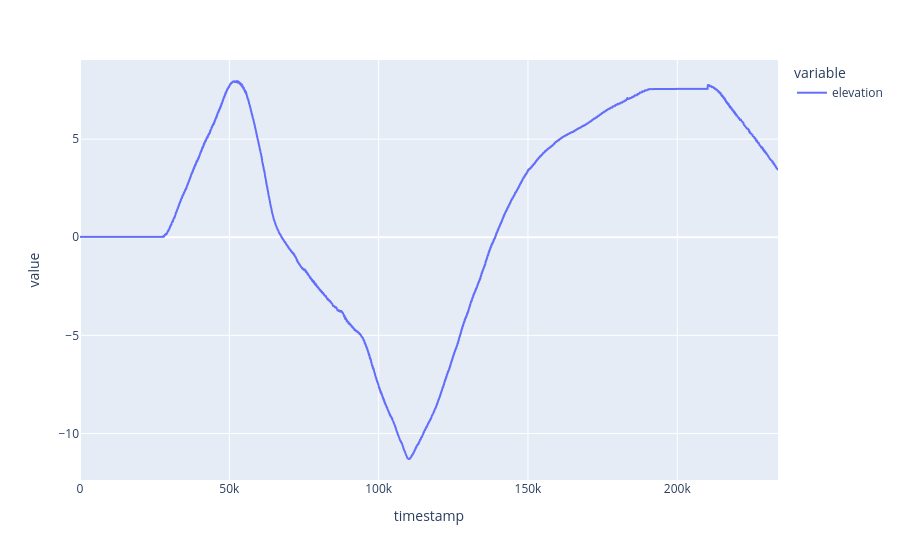

Notebook code cell kept with this figure:
### Code cell
px.line(racebox_graph_data['gps_data'].elevation)

### Figure 1 — Plotly figure (JSON) as saved in the notebook; plotly's stock layout.template omitted (floating-point values rounded to 4 significant figures; data arrays with more than 128 entries replaced by an {"elided": "..."} marker saying what was removed)
{"data": [{"hovertemplate": "variable=elevation<br>timestamp=%{x}<br>value=%{y}<extra></extra>", "legendgroup": "elevation", "line": {"color": "#636efa", "dash": "solid"}, "marker": {"symbol": "circle"}, "mode": "lines", "name": "elevation", "showlegend": true, "type": "scattergl", "x": {"elided": "5597 int values"}, "xaxis": "x", "y": {"elided": "5597 float values"}, "yaxis": "y"}], "layout": {"legend": {"title": {"text": "variable"}, "tracegroupgap": 0}, "margin": {"t": 60}, "xaxis": {"anchor": "y", "domain": [0, 1], "title": {"text": "timestamp"}}, "yaxis": {"anchor": "x", "domain": [0, 1], "title": {"text": "value"}}}}
